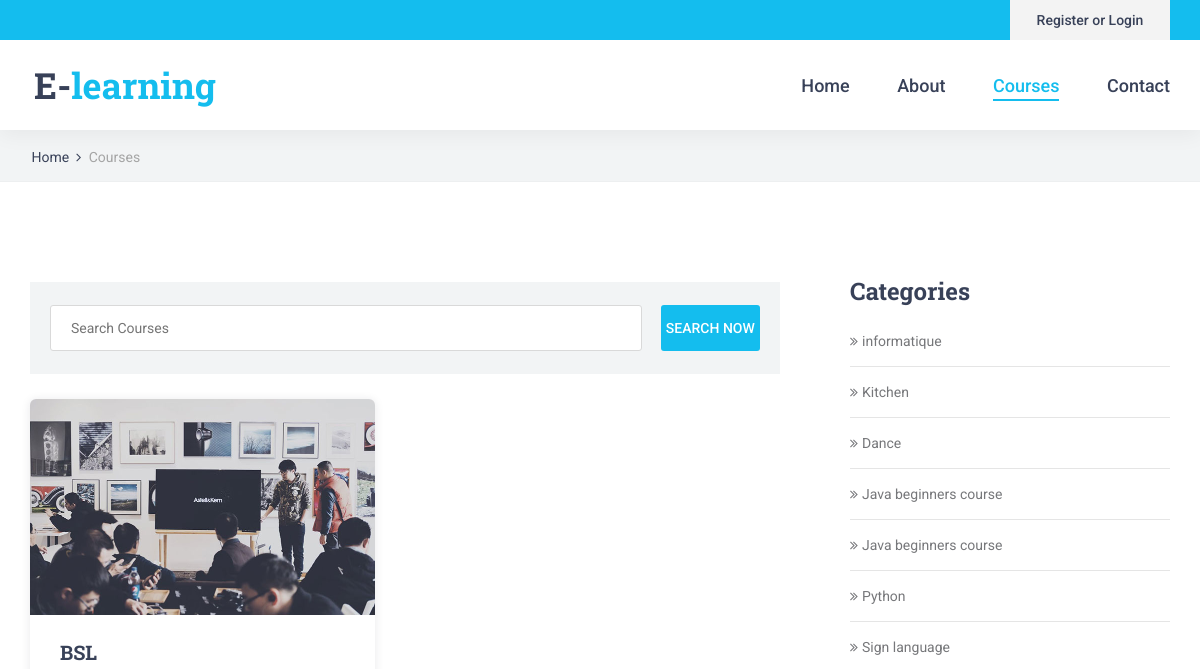
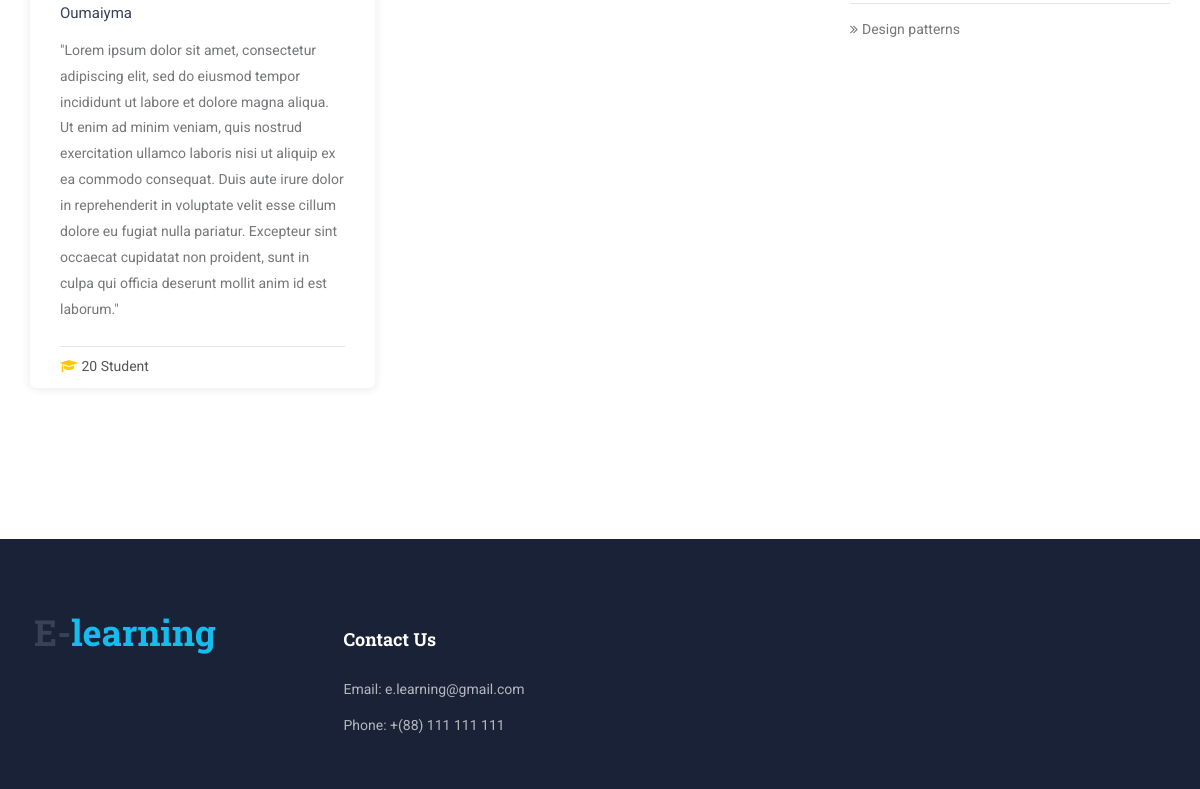
Before: /Student/course/course_list.php with the older database file (2 pictures, top to bottom).
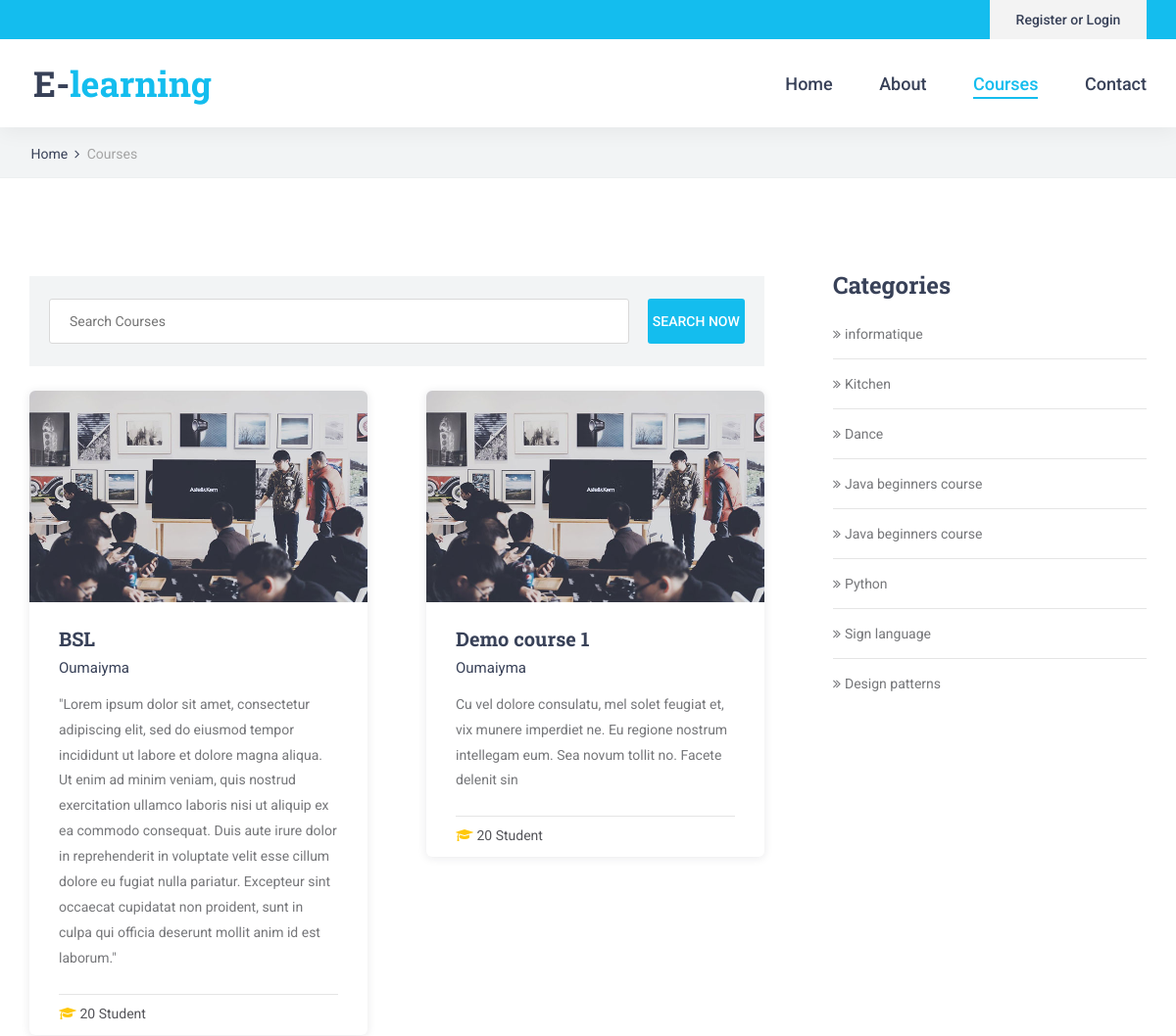
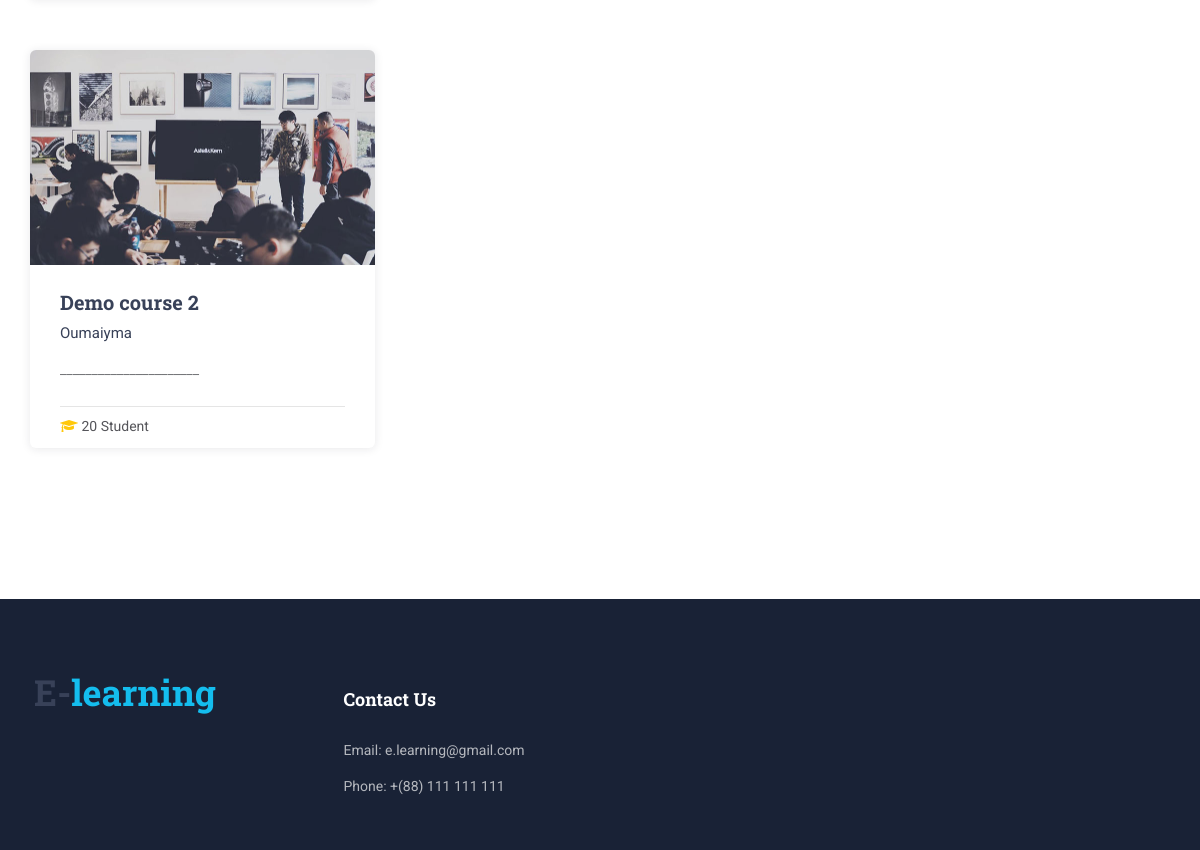
After: the same page with the newer database file (2 pictures, top to bottom).
### tables this page shows
CREATE TABLE IF NOT EXISTS `course` (
  `id_course` int(15) NOT NULL AUTO_INCREMENT,
  `name` varchar(60) NOT NULL,
  `description` varchar(50000) NOT NULL,
  `syllabus` mediumtext NOT NULL,
  `id_prof` int(15) NOT NULL,
  `image_course` varchar(100) NOT NULL,
  `id_category` int(11) NOT NULL,
  `active` tinyint(1) NOT NULL DEFAULT '1',
  `lunched` tinyint(1) NOT NULL DEFAULT '0',
  `release_date` date NOT NULL,
  PRIMARY KEY (`id_course`)
);

CREATE TABLE IF NOT EXISTS `account` (
  `id_account` int(15) NOT NULL AUTO_INCREMENT,
  `full_name` varchar(30) DEFAULT NULL,
  `email` varchar(35) DEFAULT NULL,
  `password` varchar(11) NOT NULL,
  `date` date NOT NULL,
  `type` varchar(11) NOT NULL,
  PRIMARY KEY (`id_account`)
);

CREATE TABLE IF NOT EXISTS `category` (
  `id_category` int(11) NOT NULL AUTO_INCREMENT,
  `label_category` varchar(100) NOT NULL,
  `description` varchar(200) DEFAULT NULL,
  `active` tinyint(1) NOT NULL DEFAULT '1',
  PRIMARY KEY (`id_category`)
);

### Student/course/course_list.php (the view, shortened to what this page needs)
<?php
    include_once("../../Database/db_connection.php");
    $connected = "";
    if(isset($_GET["id"])){
        $search_word = "";
        $id = $_GET['id'];
    	$sql = "SELECT * FROM course  WHERE id_category= $id";
    }
    else if(isset($_GET["btn_search"])){
    	$search_word = $_GET['search'];
    	$sql = "SELECT * FROM course  WHERE name like '%$search_word%'";
    }
    else{
    	$search_word = "";
    	$sql = "SELECT * FROM course";
    }
    $result = $conn->query($sql);
    $sql_category 	 = "SELECT * FROM category";
    $result_category = $conn->query($sql_category);
?>
<!DOCTYPE html>
<html lang="en">
<head>
    <link rel="stylesheet" type="text/css" href="../styles/bootstrap4/bootstrap.min.css">
    <link href="../plugins/font-awesome-4.7.0/css/font-awesome.min.css" rel="stylesheet" type="text/css">
    <link href="../plugins/colorbox/colorbox.css" rel="stylesheet" type="text/css">
    <link rel="stylesheet" type="text/css" href="../plugins/OwlCarousel2-2.2.1/owl.carousel.css">
    <link rel="stylesheet" type="text/css" href="../plugins/OwlCarousel2-2.2.1/owl.theme.default.css">
    <link rel="stylesheet" type="text/css" href="../plugins/OwlCarousel2-2.2.1/animate.css">
    <link rel="stylesheet" type="text/css" href="../styles/courses.css">
    <link rel="stylesheet" type="text/css" href="../styles/courses_responsive.css">
</head>
<body>
    <div class="super_container">
        <header class="header">
            <div class="top_bar">
                <div class="top_bar_container">
                    <div class="container">
                        <div class="row">
                            <div class="col">
                                <div class="top_bar_content d-flex flex-row align-items-center justify-content-start">
                                <?php
                                    if($connected == "connected"){
                                        echo '
                                        <div class="top_bar_login ml-auto">
                                        <div  class="login_button"><a href="../signup/logout.php">Logout</a></div>
                                        ';
                                    }else{
                                        echo '
                                        <div class="top_bar_login ml-auto">
                                        <div  class="login_button"><a href="signup/sign_up.php">Register or Login</a></div>
                                        ';
                                    }
                                    ?>
                                </div>
                            </div>
                        </div>
                    </div>
                </div>
            </div>
            <div class="header_container">
                <div class="container">
                    <div class="row">
                        <div class="col">
                            <div class="header_content d-flex flex-row align-items-center justify-content-start">
                                <div class="logo_container">
                                    <a href="#">
                                        <div class="logo_text">E-<span>learning</span></div>
                                    </a>
                                </div>
                                <nav class="main_nav_contaner ml-auto">
                                    <ul class="main_nav">
                                        <li><a href="../index.php">Home</a></li>
                                        <li><a href="../general/about.php">About</a></li>
                                        <li class="active"><a href="course_list.php">Courses</a></li>
                                        <li><a href="../general/contact.php">Contact</a></li>
                                    </ul>
                                </nav>
                            </div>
                        </div>
                    </div>
                </div>
            </div>
        </header>
        <div class="home">
            <div class="breadcrumbs_container">
                <div class="container">
                    <div class="row">
                        <div class="col">
                            <div class="breadcrumbs">
                                <ul>
                                    <li><a href="index.html">Home</a></li>
                                    <li>Courses</li>
                                </ul>
                            </div>
                        </div>
                    </div>
                </div>
            </div>
        </div>
        <div class="courses">
            <div class="container">
                <div class="row">
                    <div class="col-lg-8">
                        <div class="courses_search_container">
                            <form action="course_list.php" method="GET" id="courses_search_form" class="courses_search_form d-flex flex-row align-items-center justify-content-start">
                                <input type="search" name="search" value="<?php echo $search_word ?>" class="courses_search_input col-10" placeholder="Search Courses" >
                                <button action="submit" name="btn_search" class="courses_search_button ml-auto">search now</button>
                            </form>
                        </div>
                        <div class="courses_container">
                            <div class="row courses_row">
                                <?php
                                        while($row = $result->fetch_assoc()){
                                            echo '
                                            <div class="col-lg-6 course_col">
                                            <div class="course">
                                            <div class="course_image"><img src="../../Admin/image_course/blog_4.jpg" alt=""></div>
                                            <div class="course_body">
                                                <h3 class="course_title"><a href="course.php?id='.$row["id_course"].'">'.$row["name"].'</a></h3>';
                                            $id_prof = $row["id_prof"];
                                            $prof = mysqli_query($conn, "SELECT * from account where id_account = $id_prof");
                                            $row_account = mysqli_fetch_array($prof);
                                            echo '
                                                <div class="course_teacher">'.$row_account["full_name"].'</div>
                                                <div class="course_text">
                                                    <p>'.$row["description"].'</p>
                                                </div>
                                            </div>
                                            <div class="course_footer">
                                                <div class="course_footer_content d-flex flex-row align-items-center justify-content-start">
                                                    <div class="course_info">
                                                        <i class="fa fa-graduation-cap" aria-hidden="true"></i>
                                                        <span>20 Student</span>
                                                    </div>
                                                </div>
                                            </div>
                                        </div>
                                        </div>
                                            ';
                                        }
                                ?>
                            </div>
                        </div>
                    </div>
                    <div class="col-lg-4">
                        <div class="sidebar">
                            <div class="sidebar_section">
                                <div class="sidebar_section_title">Categories</div>
                                <div class="sidebar_categories">
                                    <ul>
                                    <?php
                                        while($row = $result_category->fetch_assoc()) {
                                            $id_cat  = $row["id_category"];
                                            $label_cat = $row["label_category"];
                                    ?>
                                        <li><a href="course_list.php?id=<?php echo $id_cat ?>"><?php echo $label_cat ?></a></li>
                                        <?php } ?>
                                    </ul>
                                </div>
                            </div>
                        </div>
                    </div>
                </div>
            </div>
        </div>
    </div>
</body>
</html>

Changed rows visible on the page:
added course: name "Demo course 1", account.full_name "Oumaiyma", description "Cu vel dolore consulatu, mel solet feugiat et, vix munere imperdiet ne. Eu regione nostrum intellegam eum. Sea novum tollit no. Facete delenit sin"
added course: name "Demo course 2", account.full_name "Oumaiyma", description "______________________"
